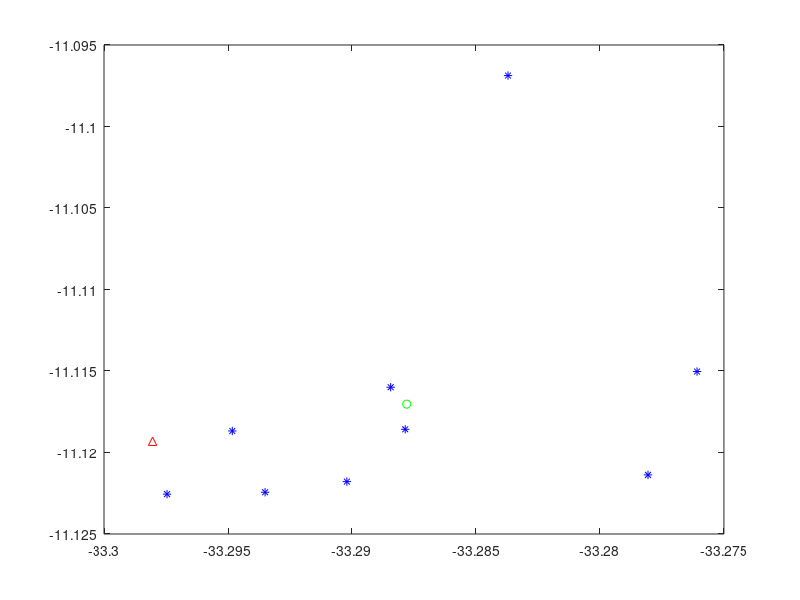

Here is the MATLAB script that generated this plot:
% reverse Particle filter

numBots = 10;
dt = 1;
ROBOTS = [];

%%-----------------------------initalize robots with their given truths
for r = 1:numBots
    x = 10*rand(1,1);
    y = 10*rand(1,1);
    theta = 2*pi*rand(1,1);
    vel = 5*rand(1,1);
    robot = struct('pose', [x,y,theta], 'vel', vel, 'path', [x,y,theta], 'laser', zeros(1,numBots), 'bearing', zeros(1,numBots), 'particles', zeros(2,numBots));
    ROBOTS = [ROBOTS,robot];
end

%%--------------------------------SIMULATE ROBOTS
for t = 1:10
    for r = 1:numBots
        ROBOTS(r).pose = ROBOTS(r).pose + [ROBOTS(r).vel*cos(ROBOTS(r).pose(3))*dt, ROBOTS(r).vel*sin(ROBOTS(r).pose(3))*dt,0];
        ROBOTS(r).path = [ROBOTS(r).path; ROBOTS(r).pose];
        ROBOTS(r).pose = ROBOTS(r).pose + normrnd(0,.01,1,3);
        
        measure = [];
        angles = [];
        for L = 1:numBots
            measure = [measure, norm(ROBOTS(L).pose(1:2)- ROBOTS(r).pose(1:2))+ normrnd(0,.01,1,1) ];
            angles = [angles, atan2(ROBOTS(L).pose(2)- ROBOTS(r).pose(2), ROBOTS(L).pose(1)- ROBOTS(r).pose(1))];
        end
        ROBOTS(r).laser = [ROBOTS(r).laser;measure];
        ROBOTS(r).bearing = [ROBOTS(r).bearing;angles];
        
    end
end

%%--------------------------plot truth data
% figure()
% axis equal
% for r = 1:numBots
%     quiver(ROBOTS(r).path(:,1),ROBOTS(r).path(:,2),ROBOTS(r).vel*cos(ROBOTS(r).pose(3))*ones(11,1), ROBOTS(r).vel*sin(ROBOTS(r).pose(3))*ones(11,1),0,'r');
%     hold on;
% end

t = 11;
for r = 2:numBots
    phi = ROBOTS(r).bearing(t,1);
    dx = ROBOTS(r).laser(t,1)*cos(phi);
    dy = ROBOTS(r).laser(t,1)*sin(phi);
    x0 = ROBOTS(r).pose(1);
    y0 = ROBOTS(r).pose(2);
    ROBOTS(1).particles(:,r) = [x0+dx;y0+dy];
    
end

x_mean = mean(ROBOTS(1).particles(1,2:end));
y_mean = mean(ROBOTS(1).particles(2,2:end));

figure()
axis equal
plot(ROBOTS(1).particles(1,2:end), ROBOTS(1).particles(2,2:end), '*b');
hold on;
plot(ROBOTS(1).path(end,1), ROBOTS(1).pose(end,2), 'r^')
hold on;
plot(x_mean, y_mean, 'go')
hold on;
% for r = 1:numBots
%     plot(ROBOTS(r).pose(1),ROBOTS(r).pose(2),'ks');
%     hold on;
% end

error = norm([ROBOTS(1).pose(1)-x_mean,ROBOTS(1).pose(2)-y_mean])


